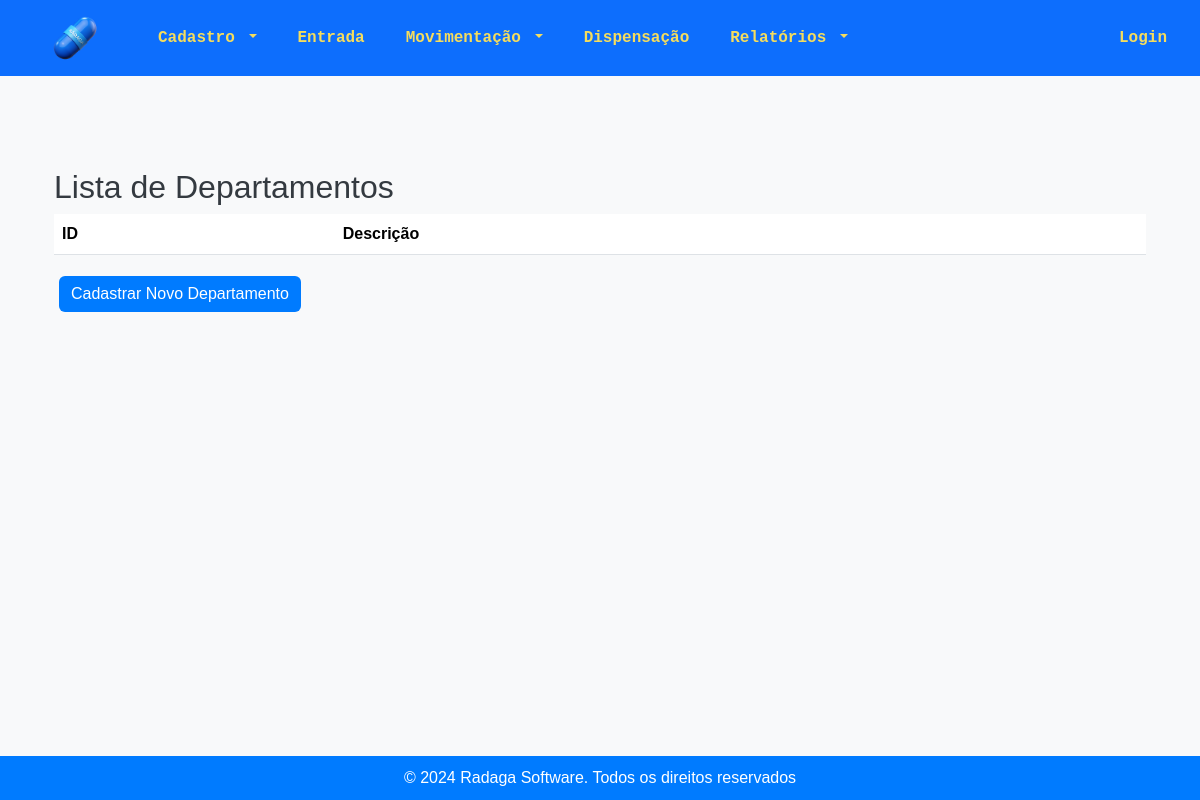
/estoque/lista_departamento/, run on an earlier commit of the app's database.
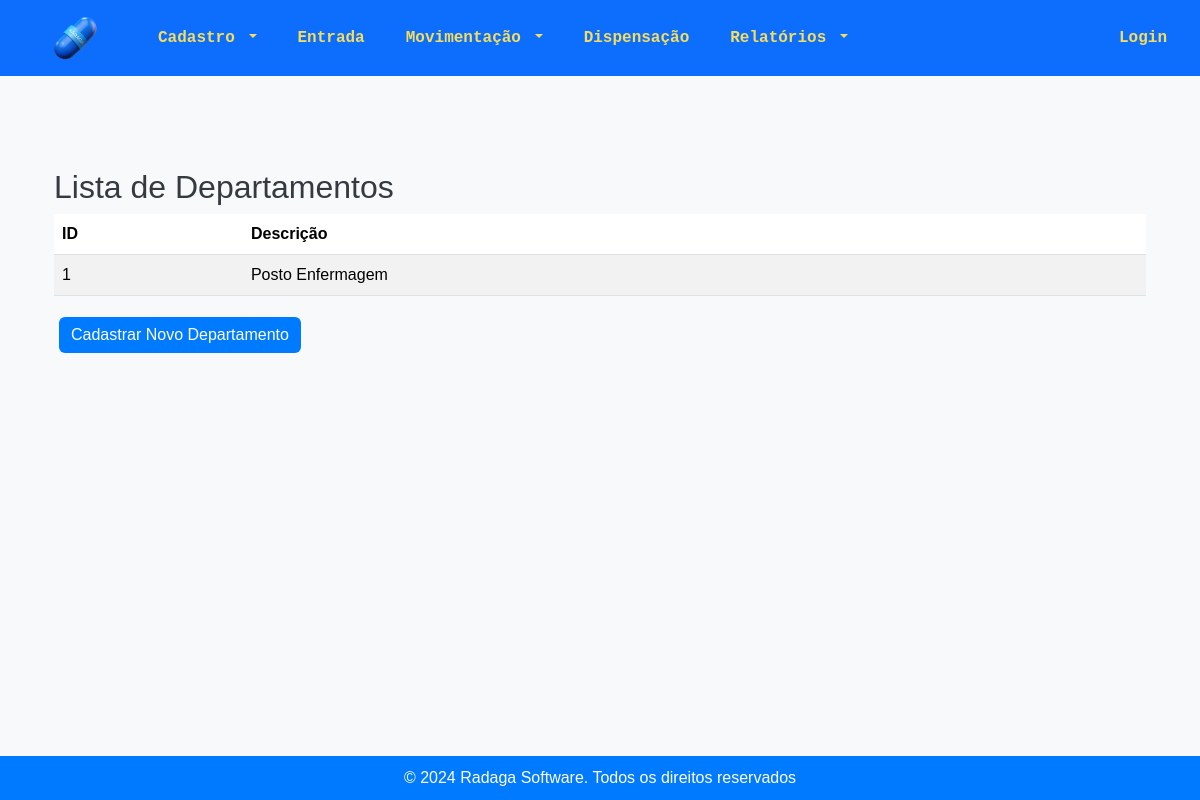
And on a later commit of the database.
### estoque/models.py (models this page shows, shortened)
class Departamento(models.Model):
    nome = models.CharField(max_length=100)

### estoque/views.py (the view)
# urls.py: path('lista_departamento/', views.lista_departamento, name='lista_departamento'),
def lista_departamento(request):
    departamentos = Departamento.objects.all()
    return render(request, 'estoque/lista_departamento.html', {'departamentos': departamentos})

### estoque/templates/estoque/lista_departamento.html (shortened to what this page needs)
{% extends 'estoque/base.html' %}
{% block content %}
  <div class="container mt-5">
    <h2>Lista de Departamentos</h2>
    <table class="table table-striped">
      <thead>
        <tr>
          <th>ID</th>
          <th>Descrição</th>
        </tr>
      </thead>
      <tbody>
        {% for departamento in departamentos %}
          <tr>
            <td>{{ departamento.id }}</td>
            <td>{{ departamento.nome }}</td>
          </tr>
        {% endfor %}
      </tbody>
    </table>
    <a href="{% url 'cadastrar_departamento' %}" class="btn btn-primary">Cadastrar Novo Departamento</a>
  </div>
{% endblock %}

### estoque/templates/estoque/base.html (shortened to what this page needs)
<!DOCTYPE html>
<html>
<head>
    {% load static %}
    <link rel="stylesheet"
        href="https://cdnjs.cloudflare.com/ajax/libs/bootstrap-datepicker/1.9.0/css/bootstrap-datepicker.min.css">
    <link href="https://cdn.jsdelivr.net/npm/bootstrap@5.3.3/dist/css/bootstrap.min.css" rel="stylesheet"
>
    <link rel="stylesheet" href="{% static 'estoque/css/styles.css' %}">
    <link href="https://cdn.jsdelivr.net/npm/select2@4.1.0-rc.0/dist/css/select2.min.css" rel="stylesheet" />
</head>
<body>
    <nav class="navbar navbar-expand-lg navbar-dark bg-primary">
        <img src="{% static 'estoque/pill.png' %}" alt="UML" style="margin: 5px 50px;height: 50px;" />
        <div class="collapse navbar-collapse" id="navbarNav">
            <ul class="navbar-nav">
                <li class="nav-item dropdown">
                    <a class="nav-link dropdown-toggle" href="#" role="button" id="cadastroDropdown" role="button"
                        data-bs-toggle="dropdown" aria-haspopup="true" aria-expanded="false">
                        Cadastro
                    </a>
                </li>
                <li class="nav-item">
                    <a class="nav-link" href="{% url 'entrada_estoque' %}">Entrada</a>
                </li>
                <li class="nav-item dropdown">
                    <a class="nav-link dropdown-toggle" href="#" id="saidasDropdown" role="button"
                        data-bs-toggle="dropdown" aria-haspopup="true" aria-expanded="false">
                        Movimentação
                    </a>
                </li>
                <li class="nav-item">
                    <a class="nav-link" href="{% url 'nova_dispensacao' %}">Dispensação</a>
                </li>
                <li class="nav-item dropdown">
                    <a class="nav-link dropdown-toggle" href="#" id="relatoriosDropdown" role="button"
                        data-bs-toggle="dropdown" aria-haspopup="true" aria-expanded="false">
                        Relatórios
                    </a>
                </li>
            </ul>
            <ul class="navbar-nav ms-auto">
                {% if user.is_authenticated %}
                <li class="nav-item">
                    <span class="navbar-text">Bem-vindo, {{ user.username }}!</span>
                </li>
                <li class="nav-item">
                    <form id="logout-form" action="{% url 'logout' %}" method="POST" style="display: none;">
                        {% csrf_token %}
                    </form>
                    <a class="nav-link" href="#"
                        onclick="event.preventDefault(); document.getElementById('logout-form').submit();">
                        Logout
                    </a>
                </li>
                {% else %}
                <li class="nav-item">
                    <a class="nav-link" href="{% url 'login' %}">Login</a>
                </li>
                {% endif %}
            </ul>
        </div>
    </nav>
    <br>
    <div class="container content">
        {% block content %}{% endblock %}
    </div>
    <footer>
        &copy; 2024 Radaga Software. Todos os direitos reservados
    </footer>
</body>
</html>

### estoque/static/estoque/css/styles.css (style rules this page uses)
html, body { height: 100%; margin: 0; padding: 0; font-family: 'Arial', sans-serif; background-color: #f8f9fa; color: #343a40; display: flex; flex-direction: column; }
.navbar .navbar-brand, .navbar .nav-link { color: #F5DD5D !important; font-weight: bold; font-family:'Courier New', Courier, monospace; }
.navbar .navbar-nav .nav-item { margin-right: 25px; }
.navbar-collapse { justify-content: center; }
.navbar img { vertical-align: middle; }
.navbar { background-color: #007bff; margin-bottom: 0; align-items: center; }
.navbar-nav { align-items: center; }
.navbar .navbar-nav.ms-auto { margin-left: auto; }
.content { flex: 1; }
footer { background-color: #007bff; color: #ffffff; padding: 10px 0; text-align: center; width: 100%; margin-top: auto; }
.container { margin-top: 20px; }
.btn-primary { background-color: #007bff; border: none; }
.btn { margin: 5px; }

What changed in the data, as far as the page shows it:
added Departamento: id "1", nome "Posto Enfermagem"
